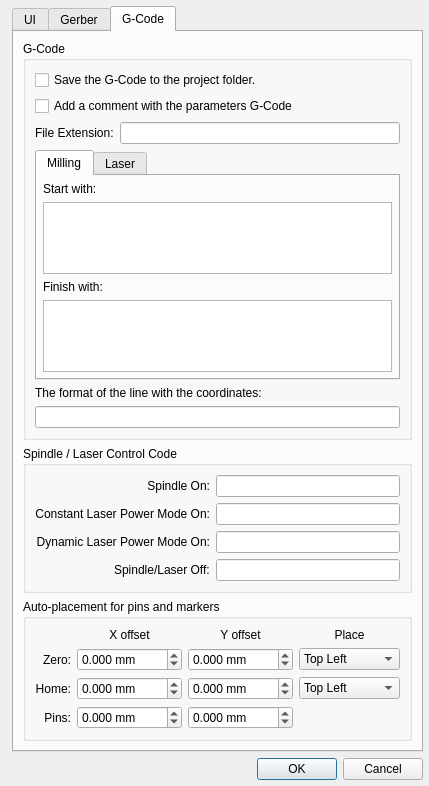
<?xml version="1.0" encoding="UTF-8"?>
<ui version="4.0">
 <class>SettingsDialog</class>
 <widget class="QDialog" name="SettingsDialog">
  <property name="geometry">
   <rect>
    <x>0</x>
    <y>0</y>
    <width>399</width>
    <height>689</height>
   </rect>
  </property>
  <property name="windowTitle">
   <string>Settings[*]</string>
  </property>
  <layout class="QGridLayout" name="gridLayout">
   <property name="leftMargin">
    <number>6</number>
   </property>
   <property name="topMargin">
    <number>6</number>
   </property>
   <property name="rightMargin">
    <number>6</number>
   </property>
   <property name="bottomMargin">
    <number>6</number>
   </property>
   <item row="1" column="0" colspan="2">
    <widget class="QDialogButtonBox" name="buttonBox">
     <property name="orientation">
      <enum>Qt::Horizontal</enum>
     </property>
     <property name="standardButtons">
      <set>QDialogButtonBox::Cancel|QDialogButtonBox::Ok</set>
     </property>
    </widget>
   </item>
   <item row="0" column="1">
    <widget class="QTabWidget" name="tabWidget">
     <property name="currentIndex">
      <number>2</number>
     </property>
     <widget class="QWidget" name="tab">
      <attribute name="title">
       <string>UI</string>
      </attribute>
      <layout class="QVBoxLayout" name="verticalLayout_8">
       <property name="leftMargin">
        <number>6</number>
       </property>
       <property name="topMargin">
        <number>6</number>
       </property>
       <property name="rightMargin">
        <number>6</number>
       </property>
       <property name="bottomMargin">
        <number>6</number>
       </property>
       <item>
        <widget class="QGroupBox" name="groupBox">
         <property name="title">
          <string>UI</string>
         </property>
         <layout class="QGridLayout" name="gridLayout_2">
          <property name="leftMargin">
           <number>6</number>
          </property>
          <property name="topMargin">
           <number>9</number>
          </property>
          <property name="rightMargin">
           <number>6</number>
          </property>
          <property name="bottomMargin">
           <number>6</number>
          </property>
          <item row="0" column="0">
           <widget class="QLabel" name="fontSizeLabel">
            <property name="text">
             <string>Font Size</string>
            </property>
           </widget>
          </item>
          <item row="0" column="1">
           <widget class="QComboBox" name="cbxFontSize">
            <property name="sizePolicy">
             <sizepolicy hsizetype="MinimumExpanding" vsizetype="Fixed">
              <horstretch>0</horstretch>
              <verstretch>0</verstretch>
             </sizepolicy>
            </property>
            <item>
             <property name="text">
              <string>7</string>
             </property>
            </item>
            <item>
             <property name="text">
              <string>8</string>
             </property>
            </item>
            <item>
             <property name="text">
              <string>9</string>
             </property>
            </item>
            <item>
             <property name="text">
              <string>10</string>
             </property>
            </item>
            <item>
             <property name="text">
              <string>11</string>
             </property>
            </item>
            <item>
             <property name="text">
              <string>12</string>
             </property>
            </item>
            <item>
             <property name="text">
              <string>13</string>
             </property>
            </item>
            <item>
             <property name="text">
              <string>14</string>
             </property>
            </item>
           </widget>
          </item>
         </layout>
        </widget>
       </item>
       <item>
        <widget class="QGroupBox" name="gbViewer">
         <property name="title">
          <string>Viewer</string>
         </property>
         <layout class="QVBoxLayout" name="verticalLayout_2">
          <property name="leftMargin">
           <number>6</number>
          </property>
          <property name="topMargin">
           <number>9</number>
          </property>
          <property name="rightMargin">
           <number>6</number>
          </property>
          <property name="bottomMargin">
           <number>6</number>
          </property>
          <item>
           <widget class="QCheckBox" name="chbxOpenGl">
            <property name="text">
             <string>Open GL</string>
            </property>
           </widget>
          </item>
          <item>
           <widget class="QCheckBox" name="chbxAntialiasing">
            <property name="text">
             <string>Anti aliasing</string>
            </property>
           </widget>
          </item>
          <item>
           <widget class="QCheckBox" name="chbxSmoothScSh">
            <property name="text">
             <string>Smooth scaling / shearing</string>
            </property>
           </widget>
          </item>
         </layout>
        </widget>
       </item>
       <item>
        <widget class="QGroupBox" name="gbxColor">
         <property name="sizePolicy">
          <sizepolicy hsizetype="Preferred" vsizetype="MinimumExpanding">
           <horstretch>0</horstretch>
           <verstretch>0</verstretch>
          </sizepolicy>
         </property>
         <property name="title">
          <string>Colors</string>
         </property>
         <layout class="QFormLayout" name="formLayout">
          <property name="labelAlignment">
           <set>Qt::AlignRight|Qt::AlignTrailing|Qt::AlignVCenter</set>
          </property>
          <property name="leftMargin">
           <number>6</number>
          </property>
          <property name="topMargin">
           <number>9</number>
          </property>
          <property name="rightMargin">
           <number>6</number>
          </property>
          <property name="bottomMargin">
           <number>6</number>
          </property>
         </layout>
        </widget>
       </item>
      </layout>
     </widget>
     <widget class="QWidget" name="tab_2">
      <attribute name="title">
       <string>Gerber</string>
      </attribute>
      <layout class="QVBoxLayout" name="verticalLayout" stretch="0,0,0">
       <item>
        <widget class="QGroupBox" name="groupBox_4">
         <property name="title">
          <string>Gerber / G-Code</string>
         </property>
         <layout class="QFormLayout" name="formLayout_3">
          <property name="labelAlignment">
           <set>Qt::AlignRight|Qt::AlignTrailing|Qt::AlignVCenter</set>
          </property>
          <item row="0" column="0">
           <widget class="QLabel" name="minimumCircleSegmentsLabel">
            <property name="text">
             <string>Minimum points of circle aproximation:</string>
            </property>
           </widget>
          </item>
          <item row="0" column="1">
           <widget class="QSpinBox" name="sbxMinCircleSegments">
            <property name="minimum">
             <number>12</number>
            </property>
            <property name="maximum">
             <number>360</number>
            </property>
           </widget>
          </item>
          <item row="1" column="0">
           <widget class="QLabel" name="minimumCircleSegmentLengthLabel">
            <property name="text">
             <string>The minimum length of circle aproximation:</string>
            </property>
           </widget>
          </item>
          <item row="1" column="1">
           <widget class="DoubleSpinBox" name="dsbxMinCircleSegmentLength">
            <property name="suffix">
             <string> mm</string>
            </property>
            <property name="decimals">
             <number>2</number>
            </property>
            <property name="minimum">
             <double>0.010000000000000</double>
            </property>
            <property name="maximum">
             <double>10.000000000000000</double>
            </property>
            <property name="singleStep">
             <double>0.010000000000000</double>
            </property>
            <property name="value">
             <double>0.500000000000000</double>
            </property>
           </widget>
          </item>
         </layout>
        </widget>
       </item>
       <item>
        <widget class="QGroupBox" name="groupBox_2">
         <property name="title">
          <string>Gerber</string>
         </property>
         <layout class="QVBoxLayout" name="verticalLayout_4">
          <property name="leftMargin">
           <number>6</number>
          </property>
          <property name="topMargin">
           <number>9</number>
          </property>
          <property name="rightMargin">
           <number>6</number>
          </property>
          <property name="bottomMargin">
           <number>6</number>
          </property>
          <item>
           <widget class="QCheckBox" name="chbxCleanPolygons">
            <property name="text">
             <string>Cleaning Polygons</string>
            </property>
           </widget>
          </item>
          <item>
           <widget class="QCheckBox" name="chbxSkipDuplicates">
            <property name="text">
             <string>Skip duplicates</string>
            </property>
           </widget>
          </item>
          <item>
           <widget class="QCheckBox" name="chbxSimplifyRegions">
            <property name="text">
             <string>Simplify Regions</string>
            </property>
           </widget>
          </item>
         </layout>
        </widget>
       </item>
       <item>
        <spacer name="verticalSpacer">
         <property name="orientation">
          <enum>Qt::Vertical</enum>
         </property>
         <property name="sizeHint" stdset="0">
          <size>
           <width>20</width>
           <height>40</height>
          </size>
         </property>
        </spacer>
       </item>
      </layout>
     </widget>
     <widget class="QWidget" name="tab_3">
      <attribute name="title">
       <string>G-Code</string>
      </attribute>
      <layout class="QVBoxLayout" name="verticalLayout_3">
       <item>
        <widget class="QGroupBox" name="groupBox_3">
         <property name="title">
          <string>G-Code</string>
         </property>
         <layout class="QGridLayout" name="gridLayout_4">
          <item row="0" column="0" colspan="2">
           <widget class="QCheckBox" name="chbxSameGFolder">
            <property name="text">
             <string>Save the G-Code to the project folder.</string>
            </property>
           </widget>
          </item>
          <item row="2" column="1">
           <widget class="QLineEdit" name="leFileExtension"/>
          </item>
          <item row="9" column="0" colspan="2">
           <widget class="QLineEdit" name="leFormat">
            <property name="toolTip">
             <string>&lt;html&gt;&lt;head/&gt;&lt;body&gt;&lt;p&gt;Default &lt;span style=&quot; font-weight:600;&quot;&gt;G?X?Y?Z?F?S?&lt;/span&gt;&lt;/p&gt;&lt;p&gt;&lt;span style=&quot; font-weight:600;&quot;&gt;?&lt;/span&gt; - only if the value has changed.&lt;/p&gt;&lt;p&gt;&lt;span style=&quot; font-weight:600;&quot;&gt;+&lt;/span&gt; - always.&lt;/p&gt;&lt;p&gt;If one of the commands &lt;span style=&quot; font-weight:600;&quot;&gt;G, X, Y, Z, F&lt;/span&gt; and&lt;span style=&quot; font-weight:600;&quot;&gt; S&lt;/span&gt; is missing, it will not be inserted into the G-code.&lt;/p&gt;&lt;p&gt;If there is a space between the teams, then it will also be inserted into the G-code.&lt;/p&gt;&lt;p&gt;&lt;br/&gt;&lt;/p&gt;&lt;/body&gt;&lt;/html&gt;</string>
            </property>
           </widget>
          </item>
          <item row="2" column="0">
           <widget class="QLabel" name="label_14">
            <property name="text">
             <string>File Extension:</string>
            </property>
           </widget>
          </item>
          <item row="1" column="0" colspan="2">
           <widget class="QCheckBox" name="chbxInfo">
            <property name="text">
             <string>Add a comment with the parameters G-Сode</string>
            </property>
           </widget>
          </item>
          <item row="4" column="0" colspan="2">
           <widget class="QTabWidget" name="tabWidget_2">
            <property name="currentIndex">
             <number>0</number>
            </property>
            <widget class="QWidget" name="tabMilling">
             <attribute name="title">
              <string>Milling</string>
             </attribute>
             <layout class="QVBoxLayout" name="verticalLayout_5">
              <property name="leftMargin">
               <number>6</number>
              </property>
              <property name="topMargin">
               <number>6</number>
              </property>
              <property name="rightMargin">
               <number>6</number>
              </property>
              <property name="bottomMargin">
               <number>6</number>
              </property>
              <item>
               <widget class="QLabel" name="label">
                <property name="text">
                 <string>Start with:</string>
                </property>
               </widget>
              </item>
              <item>
               <widget class="QPlainTextEdit" name="pteStart"/>
              </item>
              <item>
               <widget class="QLabel" name="label_2">
                <property name="text">
                 <string>Finish with:</string>
                </property>
               </widget>
              </item>
              <item>
               <widget class="QPlainTextEdit" name="pteEnd"/>
              </item>
             </layout>
            </widget>
            <widget class="QWidget" name="tabLaser">
             <attribute name="title">
              <string>Laser</string>
             </attribute>
             <layout class="QVBoxLayout" name="verticalLayout_6">
              <property name="leftMargin">
               <number>6</number>
              </property>
              <property name="topMargin">
               <number>6</number>
              </property>
              <property name="rightMargin">
               <number>6</number>
              </property>
              <property name="bottomMargin">
               <number>6</number>
              </property>
              <item>
               <widget class="QLabel" name="label_15">
                <property name="text">
                 <string>Start with:</string>
                </property>
               </widget>
              </item>
              <item>
               <widget class="QPlainTextEdit" name="pteLaserStart"/>
              </item>
              <item>
               <widget class="QLabel" name="label_16">
                <property name="text">
                 <string>Finish with:</string>
                </property>
               </widget>
              </item>
              <item>
               <widget class="QPlainTextEdit" name="pteLaserEnd"/>
              </item>
             </layout>
            </widget>
           </widget>
          </item>
          <item row="5" column="0" colspan="2">
           <widget class="QLabel" name="label_3">
            <property name="text">
             <string>The format of the line with the coordinates:</string>
            </property>
           </widget>
          </item>
         </layout>
        </widget>
       </item>
       <item>
        <widget class="QGroupBox" name="groupBox_6">
         <property name="title">
          <string>Spindle / Laser Control Code</string>
         </property>
         <layout class="QFormLayout" name="formLayout_2">
          <property name="labelAlignment">
           <set>Qt::AlignRight|Qt::AlignTrailing|Qt::AlignVCenter</set>
          </property>
          <item row="0" column="0">
           <widget class="QLabel" name="label_10">
            <property name="text">
             <string>Spindle On:</string>
            </property>
            <property name="alignment">
             <set>Qt::AlignRight|Qt::AlignTrailing|Qt::AlignVCenter</set>
            </property>
           </widget>
          </item>
          <item row="0" column="1">
           <widget class="QLineEdit" name="leSpindleCC"/>
          </item>
          <item row="1" column="0">
           <widget class="QLabel" name="label_11">
            <property name="text">
             <string>Constant Laser Power Mode On:</string>
            </property>
            <property name="alignment">
             <set>Qt::AlignRight|Qt::AlignTrailing|Qt::AlignVCenter</set>
            </property>
           </widget>
          </item>
          <item row="1" column="1">
           <widget class="QLineEdit" name="leLaserCPC"/>
          </item>
          <item row="2" column="0">
           <widget class="QLabel" name="label_12">
            <property name="text">
             <string>Dynamic Laser Power Mode On:</string>
            </property>
            <property name="alignment">
             <set>Qt::AlignRight|Qt::AlignTrailing|Qt::AlignVCenter</set>
            </property>
           </widget>
          </item>
          <item row="2" column="1">
           <widget class="QLineEdit" name="leLaserDPC"/>
          </item>
          <item row="3" column="0">
           <widget class="QLabel" name="label_13">
            <property name="text">
             <string>Spindle/Laser Off:</string>
            </property>
           </widget>
          </item>
          <item row="3" column="1">
           <widget class="QLineEdit" name="leSpindleLaserOff"/>
          </item>
         </layout>
        </widget>
       </item>
       <item>
        <widget class="QGroupBox" name="groupBox_5">
         <property name="title">
          <string>Auto-placement for pins and markers</string>
         </property>
         <layout class="QGridLayout" name="gridLayout_3">
          <item row="0" column="1">
           <widget class="QLabel" name="label_6">
            <property name="text">
             <string>X offset</string>
            </property>
            <property name="alignment">
             <set>Qt::AlignBottom|Qt::AlignHCenter</set>
            </property>
           </widget>
          </item>
          <item row="0" column="2">
           <widget class="QLabel" name="label_8">
            <property name="text">
             <string>Y offset</string>
            </property>
            <property name="alignment">
             <set>Qt::AlignBottom|Qt::AlignHCenter</set>
            </property>
           </widget>
          </item>
          <item row="0" column="3">
           <widget class="QLabel" name="label_9">
            <property name="text">
             <string>Place</string>
            </property>
            <property name="alignment">
             <set>Qt::AlignBottom|Qt::AlignHCenter</set>
            </property>
           </widget>
          </item>
          <item row="1" column="0">
           <widget class="QLabel" name="label_7">
            <property name="text">
             <string>Zero:</string>
            </property>
            <property name="alignment">
             <set>Qt::AlignRight|Qt::AlignTrailing|Qt::AlignVCenter</set>
            </property>
           </widget>
          </item>
          <item row="1" column="1">
           <widget class="DoubleSpinBox" name="dsbxZeroX">
            <property name="minimumSize">
             <size>
              <width>100</width>
              <height>0</height>
             </size>
            </property>
            <property name="prefix">
             <string/>
            </property>
            <property name="suffix">
             <string> mm</string>
            </property>
            <property name="decimals">
             <number>3</number>
            </property>
            <property name="minimum">
             <double>-1000.000000000000000</double>
            </property>
            <property name="maximum">
             <double>1000.000000000000000</double>
            </property>
           </widget>
          </item>
          <item row="1" column="2">
           <widget class="DoubleSpinBox" name="dsbxZeroY">
            <property name="minimumSize">
             <size>
              <width>100</width>
              <height>0</height>
             </size>
            </property>
            <property name="prefix">
             <string/>
            </property>
            <property name="suffix">
             <string> mm</string>
            </property>
            <property name="decimals">
             <number>3</number>
            </property>
            <property name="minimum">
             <double>-1000.000000000000000</double>
            </property>
            <property name="maximum">
             <double>1000.000000000000000</double>
            </property>
           </widget>
          </item>
          <item row="1" column="3">
           <widget class="QComboBox" name="cbxZeroPos">
            <property name="sizePolicy">
             <sizepolicy hsizetype="MinimumExpanding" vsizetype="Fixed">
              <horstretch>0</horstretch>
              <verstretch>0</verstretch>
             </sizepolicy>
            </property>
            <item>
             <property name="text">
              <string>Top Left</string>
             </property>
            </item>
            <item>
             <property name="text">
              <string>Top Right</string>
             </property>
            </item>
            <item>
             <property name="text">
              <string>Bottom Left</string>
             </property>
            </item>
            <item>
             <property name="text">
              <string>Bottom Right</string>
             </property>
            </item>
            <item>
             <property name="text">
              <string>Always Zero</string>
             </property>
            </item>
           </widget>
          </item>
          <item row="2" column="0">
           <widget class="QLabel" name="label_4">
            <property name="text">
             <string>Home:</string>
            </property>
            <property name="alignment">
             <set>Qt::AlignRight|Qt::AlignTrailing|Qt::AlignVCenter</set>
            </property>
           </widget>
          </item>
          <item row="2" column="1">
           <widget class="DoubleSpinBox" name="dsbxHomeX">
            <property name="minimumSize">
             <size>
              <width>100</width>
              <height>0</height>
             </size>
            </property>
            <property name="prefix">
             <string/>
            </property>
            <property name="suffix">
             <string> mm</string>
            </property>
            <property name="decimals">
             <number>3</number>
            </property>
            <property name="minimum">
             <double>-1000.000000000000000</double>
            </property>
            <property name="maximum">
             <double>1000.000000000000000</double>
            </property>
           </widget>
          </item>
          <item row="2" column="2">
           <widget class="DoubleSpinBox" name="dsbxHomeY">
            <property name="minimumSize">
             <size>
              <width>100</width>
              <height>0</height>
             </size>
            </property>
            <property name="prefix">
             <string/>
            </property>
            <property name="suffix">
             <string> mm</string>
            </property>
            <property name="decimals">
             <number>3</number>
            </property>
            <property name="minimum">
             <double>-1000.000000000000000</double>
            </property>
            <property name="maximum">
             <double>1000.000000000000000</double>
            </property>
           </widget>
          </item>
          <item row="2" column="3">
           <widget class="QComboBox" name="cbxHomePos">
            <property name="sizePolicy">
             <sizepolicy hsizetype="MinimumExpanding" vsizetype="Fixed">
              <horstretch>0</horstretch>
              <verstretch>0</verstretch>
             </sizepolicy>
            </property>
            <item>
             <property name="text">
              <string>Top Left</string>
             </property>
            </item>
            <item>
             <property name="text">
              <string>Top Right</string>
             </property>
            </item>
            <item>
             <property name="text">
              <string>Bottom Left</string>
             </property>
            </item>
            <item>
             <property name="text">
              <string>Bottom Right</string>
             </property>
            </item>
            <item>
             <property name="text">
              <string>Always Zero</string>
             </property>
            </item>
           </widget>
          </item>
          <item row="3" column="0">
           <widget class="QLabel" name="label_5">
            <property name="text">
             <string>Pins:</string>
            </property>
            <property name="alignment">
             <set>Qt::AlignRight|Qt::AlignTrailing|Qt::AlignVCenter</set>
            </property>
           </widget>
          </item>
          <item row="3" column="1">
           <widget class="DoubleSpinBox" name="dsbxPinX">
            <property name="prefix">
             <string/>
            </property>
            <property name="suffix">
             <string> mm</string>
            </property>
            <property name="decimals">
             <number>3</number>
            </property>
            <property name="minimum">
             <double>-1000.000000000000000</double>
            </property>
            <property name="maximum">
             <double>1000.000000000000000</double>
            </property>
           </widget>
          </item>
          <item row="3" column="2">
           <widget class="DoubleSpinBox" name="dsbxPinY">
            <property name="prefix">
             <string/>
            </property>
            <property name="suffix">
             <string> mm</string>
            </property>
            <property name="decimals">
             <number>3</number>
            </property>
            <property name="minimum">
             <double>-1000.000000000000000</double>
            </property>
            <property name="maximum">
             <double>1000.000000000000000</double>
            </property>
           </widget>
          </item>
          <item row="0" column="0">
           <widget class="QLabel" name="labelAPIcon">
            <property name="text">
             <string/>
            </property>
           </widget>
          </item>
         </layout>
        </widget>
       </item>
      </layout>
     </widget>
    </widget>
   </item>
  </layout>
 </widget>
 <customwidgets>
  <customwidget>
   <class>DoubleSpinBox</class>
   <extends>QDoubleSpinBox</extends>
   <header>doublespinbox.h</header>
  </customwidget>
 </customwidgets>
 <resources/>
 <connections>
  <connection>
   <sender>buttonBox</sender>
   <signal>accepted()</signal>
   <receiver>SettingsDialog</receiver>
   <slot>accept()</slot>
   <hints>
    <hint type="sourcelabel">
     <x>248</x>
     <y>254</y>
    </hint>
    <hint type="destinationlabel">
     <x>157</x>
     <y>274</y>
    </hint>
   </hints>
  </connection>
  <connection>
   <sender>buttonBox</sender>
   <signal>rejected()</signal>
   <receiver>SettingsDialog</receiver>
   <slot>reject()</slot>
   <hints>
    <hint type="sourcelabel">
     <x>316</x>
     <y>260</y>
    </hint>
    <hint type="destinationlabel">
     <x>286</x>
     <y>274</y>
    </hint>
   </hints>
  </connection>
 </connections>
</ui>
